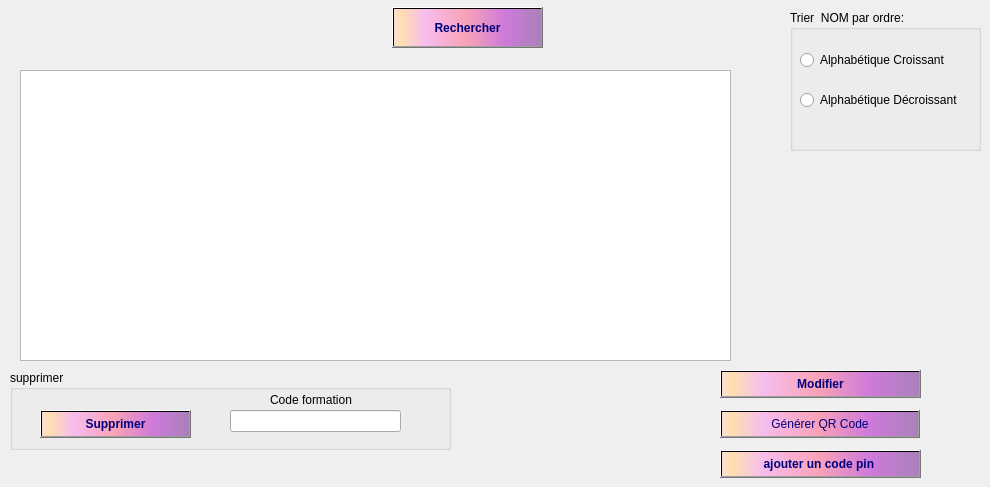
          <widget class="QWidget" name="tab_4">
           <attribute name="title">
            <string>Afficher formation</string>
           </attribute>
           <widget class="QTableView" name="tab_for">
            <property name="geometry">
             <rect>
              <x>20</x>
              <y>70</y>
              <width>711</width>
              <height>291</height>
             </rect>
            </property>
           </widget>
           <widget class="QPushButton" name="Mod_4">
            <property name="geometry">
             <rect>
              <x>720</x>
              <y>370</y>
              <width>201</width>
              <height>28</height>
             </rect>
            </property>
            <property name="font">
             <font>
              <pointsize>9</pointsize>
              <weight>75</weight>
              <bold>true</bold>
             </font>
            </property>
            <property name="styleSheet">
             <string notr="true">background-color: qlineargradient(spread:pad, x1:1, y1:0, x2:1, y2:0, stop:0.919598 rgba(255, 0, 111, 255), stop:0.98 rgba(0, 0, 0, 255), stop:1 rgba(235, 148, 61, 255));
color: rgb(0, 0, 127);
background-color: qlineargradient(spread:pad, x1:0, y1:0, x2:1, y2:0, stop:0.0100503 rgba(252, 222, 204, 255), stop:0.0502513 rgba(254, 223, 175, 255), stop:0.211055 rgba(246, 189, 237, 255), stop:0.487437 rgba(249, 162, 183, 255), stop:0.753769 rgba(206, 122, 218, 255), stop:1 rgba(170, 128, 185, 255));</string>
            </property>
            <property name="text">
             <string>Modifier</string>
            </property>
            <property name="icon">
             <iconset resource="img.qrc">
              <normaloff>:/modifier.png</normaloff>:/modifier.png</iconset>
            </property>
           </widget>
           <widget class="QPushButton" name="rechercher_button">
            <property name="geometry">
             <rect>
              <x>392</x>
              <y>7</y>
              <width>151</width>
              <height>41</height>
             </rect>
            </property>
            <property name="font">
             <font>
              <pointsize>9</pointsize>
              <weight>75</weight>
              <bold>true</bold>
             </font>
            </property>
            <property name="styleSheet">
             <string notr="true">background-color: qlineargradient(spread:pad, x1:1, y1:0, x2:1, y2:0, stop:0.919598 rgba(255, 0, 111, 255), stop:0.98 rgba(0, 0, 0, 255), stop:1 rgba(235, 148, 61, 255));
color: rgb(0, 0, 127);
background-color: qlineargradient(spread:pad, x1:0, y1:0, x2:1, y2:0, stop:0.0100503 rgba(252, 222, 204, 255), stop:0.0502513 rgba(254, 223, 175, 255), stop:0.211055 rgba(246, 189, 237, 255), stop:0.487437 rgba(249, 162, 183, 255), stop:0.753769 rgba(206, 122, 218, 255), stop:1 rgba(170, 128, 185, 255));</string>
            </property>
            <property name="text">
             <string>Rechercher</string>
            </property>
            <property name="icon">
             <iconset resource="img.qrc">
              <normaloff>:/rechercher.png</normaloff>:/rechercher.png</iconset>
            </property>
            <property name="iconSize">
             <size>
              <width>50</width>
              <height>30</height>
             </size>
            </property>
           </widget>
           <widget class="QPushButton" name="qrcodegen">
            <property name="geometry">
             <rect>
              <x>720</x>
              <y>410</y>
              <width>200</width>
              <height>28</height>
             </rect>
            </property>
            <property name="styleSheet">
             <string notr="true">background-color: qlineargradient(spread:pad, x1:1, y1:0, x2:1, y2:0, stop:0.919598 rgba(255, 0, 111, 255), stop:0.98 rgba(0, 0, 0, 255), stop:1 rgba(235, 148, 61, 255));
color: rgb(0, 0, 127);
background-color: qlineargradient(spread:pad, x1:0, y1:0, x2:1, y2:0, stop:0.0100503 rgba(252, 222, 204, 255), stop:0.0502513 rgba(254, 223, 175, 255), stop:0.211055 rgba(246, 189, 237, 255), stop:0.487437 rgba(249, 162, 183, 255), stop:0.753769 rgba(206, 122, 218, 255), stop:1 rgba(170, 128, 185, 255));</string>
            </property>
            <property name="text">
             <string>Générer QR Code</string>
            </property>
           </widget>
           <widget class="QLabel" name="qrcodecommande">
            <property name="enabled">
             <bool>true</bool>
            </property>
            <property name="geometry">
             <rect>
              <x>740</x>
              <y>160</y>
              <width>200</width>
              <height>200</height>
             </rect>
            </property>
            <property name="sizePolicy">
             <sizepolicy hsizetype="Fixed" vsizetype="Fixed">
              <horstretch>0</horstretch>
              <verstretch>0</verstretch>
             </sizepolicy>
            </property>
            <property name="minimumSize">
             <size>
              <width>200</width>
              <height>200</height>
             </size>
            </property>
            <property name="maximumSize">
             <size>
              <width>200</width>
              <height>200</height>
             </size>
            </property>
            <property name="text">
             <string/>
            </property>
           </widget>
           <widget class="QGroupBox" name="groupBox">
            <property name="geometry">
             <rect>
              <x>790</x>
              <y>10</y>
              <width>191</width>
              <height>141</height>
             </rect>
            </property>
            <property name="title">
             <string>Trier  NOM par ordre:</string>
            </property>
            <widget class="QRadioButton" name="radioButton_croissant">
             <property name="geometry">
              <rect>
               <x>10</x>
               <y>40</y>
               <width>161</width>
               <height>20</height>
              </rect>
             </property>
             <property name="text">
              <string>Alphabétique Croissant</string>
             </property>
            </widget>
            <widget class="QRadioButton" name="radioButton_dcroissant">
             <property name="geometry">
              <rect>
               <x>10</x>
               <y>80</y>
               <width>171</width>
               <height>20</height>
              </rect>
             </property>
             <property name="text">
              <string>Alphabétique Décroissant</string>
             </property>
            </widget>
           </widget>
           <widget class="QPushButton" name="rechercher_button_22">
            <property name="geometry">
             <rect>
              <x>720</x>
              <y>450</y>
              <width>201</width>
              <height>28</height>
             </rect>
            </property>
            <property name="font">
             <font>
              <pointsize>9</pointsize>
              <weight>75</weight>
              <bold>true</bold>
             </font>
            </property>
            <property name="styleSheet">
             <string notr="true">background-color: qlineargradient(spread:pad, x1:1, y1:0, x2:1, y2:0, stop:0.919598 rgba(255, 0, 111, 255), stop:0.98 rgba(0, 0, 0, 255), stop:1 rgba(235, 148, 61, 255));
color: rgb(0, 0, 127);
background-color: qlineargradient(spread:pad, x1:0, y1:0, x2:1, y2:0, stop:0.0100503 rgba(252, 222, 204, 255), stop:0.0502513 rgba(254, 223, 175, 255), stop:0.211055 rgba(246, 189, 237, 255), stop:0.487437 rgba(249, 162, 183, 255), stop:0.753769 rgba(206, 122, 218, 255), stop:1 rgba(170, 128, 185, 255));</string>
            </property>
            <property name="text">
             <string>ajouter un code pin </string>
            </property>
           </widget>
           <widget class="QGroupBox" name="groupBox_4">
            <property name="geometry">
             <rect>
              <x>10</x>
              <y>370</y>
              <width>441</width>
              <height>80</height>
             </rect>
            </property>
            <property name="title">
             <string>supprimer</string>
            </property>
            <widget class="QPushButton" name="supp">
             <property name="geometry">
              <rect>
               <x>30</x>
               <y>40</y>
               <width>151</width>
               <height>28</height>
              </rect>
             </property>
             <property name="font">
              <font>
               <pointsize>9</pointsize>
               <weight>75</weight>
               <bold>true</bold>
              </font>
             </property>
             <property name="styleSheet">
              <string notr="true">background-color: qlineargradient(spread:pad, x1:1, y1:0, x2:1, y2:0, stop:0.919598 rgba(255, 0, 111, 255), stop:0.98 rgba(0, 0, 0, 255), stop:1 rgba(235, 148, 61, 255));
color: rgb(0, 0, 127);
background-color: qlineargradient(spread:pad, x1:0, y1:0, x2:1, y2:0, stop:0.0100503 rgba(252, 222, 204, 255), stop:0.0502513 rgba(254, 223, 175, 255), stop:0.211055 rgba(246, 189, 237, 255), stop:0.487437 rgba(249, 162, 183, 255), stop:0.753769 rgba(206, 122, 218, 255), stop:1 rgba(170, 128, 185, 255));</string>
             </property>
             <property name="text">
              <string>Supprimer</string>
             </property>
             <property name="icon">
              <iconset resource="img.qrc">
               <normaloff>:/supprimer.png</normaloff>:/supprimer.png</iconset>
             </property>
             <property name="iconSize">
              <size>
               <width>20</width>
               <height>20</height>
              </size>
             </property>
            </widget>
            <widget class="QLabel" name="label_18">
             <property name="geometry">
              <rect>
               <x>260</x>
               <y>20</y>
               <width>111</width>
               <height>20</height>
              </rect>
             </property>
             <property name="text">
              <string>Code formation</string>
             </property>
            </widget>
            <widget class="QLineEdit" name="code_supp">
             <property name="geometry">
              <rect>
               <x>220</x>
               <y>40</y>
               <width>171</width>
               <height>22</height>
              </rect>
             </property>
            </widget>
           </widget>
          </widget>
